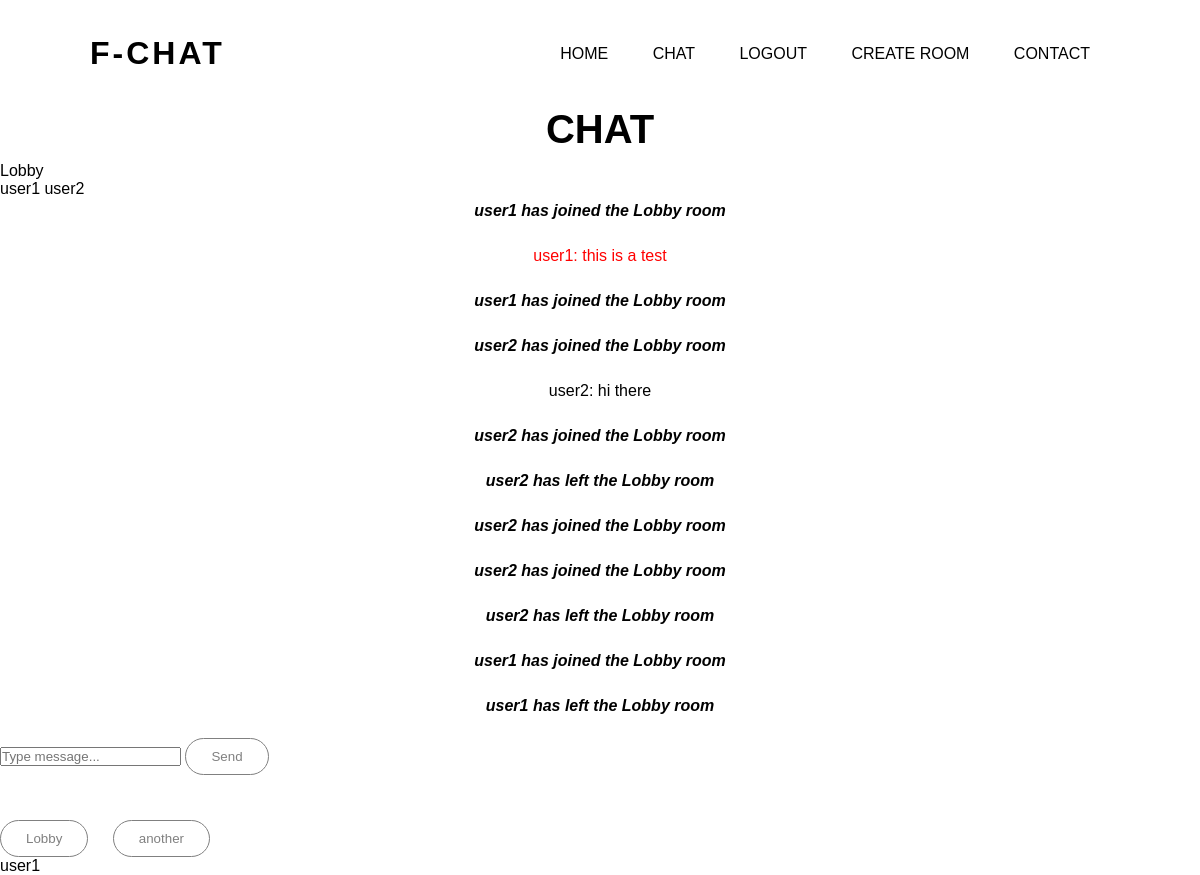
Page /chat (signed in) on the earlier database version.
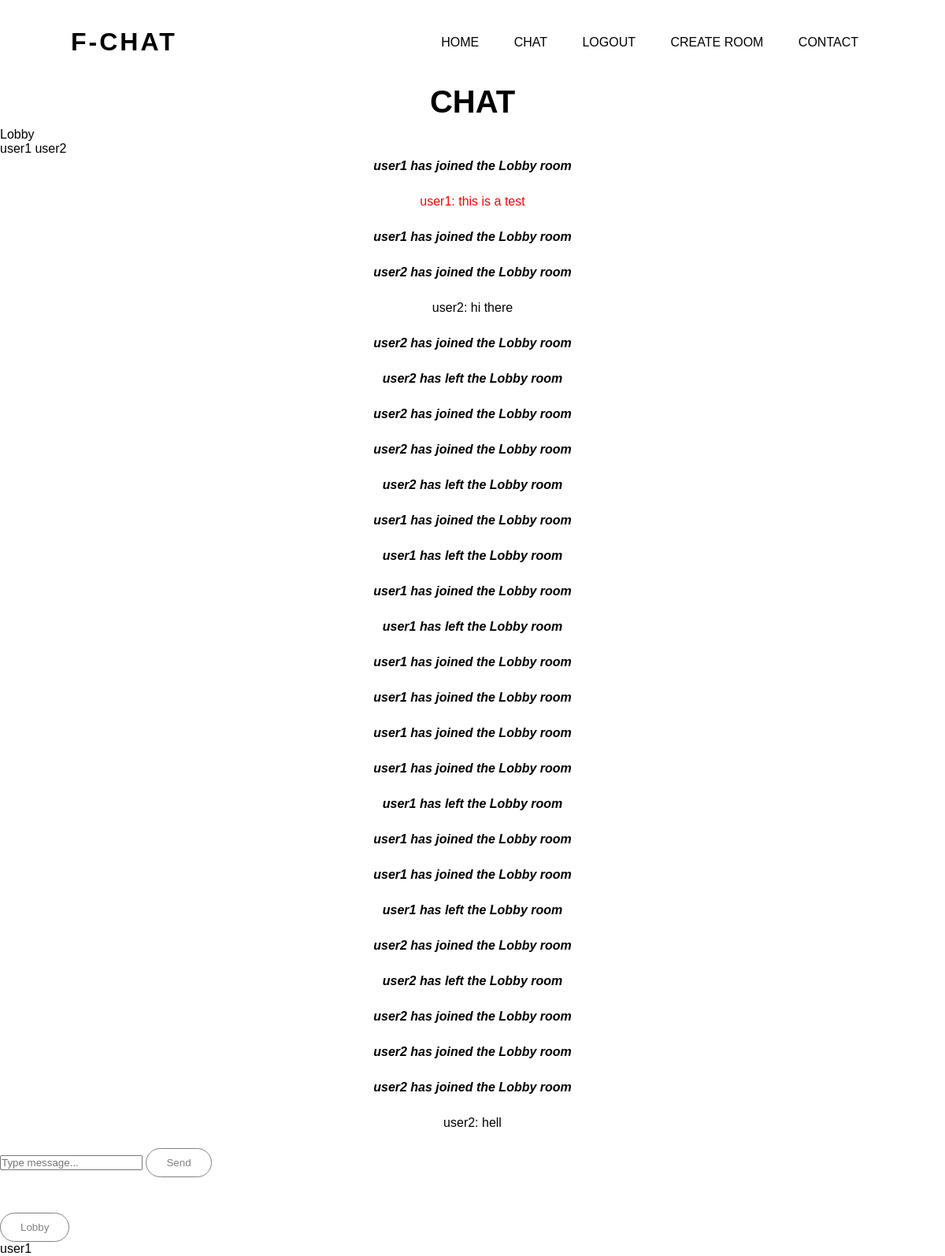
Same page on the later database version.
### app/models.py (models this page shows)
class Room(db.Model, UserMixin):
    id = db.Column(db.Integer, primary_key=True)
    room_name = db.Column(db.String(100))
    owner = db.Column(db.String(10))
    messages = db.relationship('Message')

class User(db.Model, UserMixin):
    id = db.Column(db.Integer, primary_key=True)
    username = db.Column(db.String(80))
    email = db.Column(db.String(100))
    password = db.Column(db.String(200))
    authored_messages = db.relationship('Message')
    rooms = db.relationship('Room', secondary=room_members, backref=db.backref('members', lazy='dynamic'))

class Message(db.Model, UserMixin):
    id = db.Column(db.Integer, primary_key=True)
    room_id = db.Column(db.Integer, db.ForeignKey('room.id'))
    author = db.Column(db.String(80), db.ForeignKey('user.username'))
    content = db.Column(db.String(500))
    receivers = db.relationship('User', secondary=message_receivers, backref=db.backref('messages', lazy='dynamic'))
    is_system_message = db.Column(db.Boolean, default=False)

### app/views.py (the view)
@views.route("/chat", methods=["GET", "POST"])
def chat():
    lobby_room =  Room.query.filter_by(room_name="Lobby").first()
    if not lobby_room:
        lobby_room = Room(room_name="Lobby")
        db.session.add(lobby_room)
        for user in User.query.all():
            lobby_room.members.append(user)
        db.session.commit()
    if current_user not in lobby_room.members:
        lobby_room.members.append(current_user)
        db.session.commit()
    print(current_user.authored_messages)
    for message in current_user.messages:
        print(message)
    return render_template("chat.html", user=current_user, rooms=current_user.rooms, current_room=Room.query.filter_by(room_name=session["current_room"]).first())

### app/__init__.py (called while the page is built)
def create_app():
    app.config["SECRET_KEY"] = "secret!"
    app.config["SESSION_TYPE"] = "filesystem"
    app.config["SQLALCHEMY_DATABASE_URI"] = f"sqlite:///{DB_NAME}"
    login_manager = LoginManager()
    login_manager.init_app(app)
    Session(app)
    @login_manager.user_loader
    def load_user(id):
        return User.query.get(int(id))
    db.init_app(app)
    from .application import socketio
    from .views import views
    from .auth import auth
    app.register_blueprint(views, url_prefix="/")
    app.register_blueprint(auth, url_prefix="/")
    create_database(app)
    return socketio, app

### app/templates/chat.html (shortened to what this page needs)
{% extends "base.html" %} {% block title %} Chat {% endblock %}
{% from 'field-macro.html' import displayField %}
{% block content %}
<h1 class="chat-heading">Chat</h1>
<head>
</head>
<div class="container">
        <div style="color: black;" id="current_room">{{current_room.room_name}}</div>
        <div style="color: black;" id="display-room-user">
            {% for user in current_room.members%}
                {{user.username}}
            {% endfor %}
        </div>
        <div style="color: black;" id="display-message-section">
            {% for message in current_room.messages %}
                {% if message in user.messages %}
                    {% if message.is_system_message %}
                        <p><i><b>{{ message.content }}</b></i></p>
                    {% else %}
                        {% if message.author == user.username %}
                            <p style="color: red;">{{ message.author }}: {{ message.content }}</p>
                        {% else %}
                            <p>{{ message.author }}: {{ message.content }}</p>
                        {% endif %}
                    {% endif %}
                {% endif %}
            {% endfor %}
        </div>
        <div id="input-area">
            <input type="text" id="user_message" placeholder="Type message..." autocomplete="off">
            <button class="send-button" type="button" id="send_message">Send</button>
        </div>
        <div id="room-section">
            <p style="color: white;" >Rooms</p>
            {% for room in rooms %}
                {% if room.owner == user.username %}
                    <button style="color: red;" class="select-room" type="button">{{room.room_name}}</button>
                    <button onclick="deleteRoom('{{room.room_name}}')">X</button>
                {% else %}
                    <button class="select-room" type="button">{{room.room_name}}</button>
                {% endif %}
            {% endfor %}
        </div>
        <div style="color: black;" id="get-username">{{user.username}}</div>
</div>
{% endblock %}

### app/templates/base.html (shortened to what this page needs)
<!DOCTYPE html>
<html lang="en">
    <head>
        <link rel="stylesheet" href="../static/css/style.css">
        <link rel="stylesheet" href="../static/css/all.min.css">
    </head>
    <body>
        <div class="hero">
            <div class="navbar">
                <h1 class="logo">F-CHAT</h1>
                <ul id="nav-links">
                    <li><a href="/">Home</a></li>
                    {% if user.is_authenticated%}
                          <li><a href="/chat">Chat</a></li>
                          <li><a href="/logout">Logout</a></li>
                          <li><a href="/create-room">Create room</a></li>
                    {% else %}
                        <li><a href="/login">Login</a></li>
                        <li><a href="/sign-up">Sign up</a></li>
                    {% endif %}
                    <li><a href="#">Contact</a></li>
                </ul>
            </div>
            <div class="content">
                {% block content %} {% endblock %}
            </div>
        </div>
    </body>
</html>

### app/static/css/style.css (style rules this page uses)
* { margin: 0; padding: 0; font-family: sans-serif; }
.hero { width: 100%; height: 100vh; }
.navbar { width: 85%; margin: auto; padding: 35px 0; display: flex; align-items: center; justify-content: space-between; }
.navbar ul li { list-style: none; display: inline-block; margin: 0 20px; position: relative; }
.navbar ul li a { text-decoration: none; color: black; text-transform: uppercase; }
.navbar ul li::after { content: ''; height: 3px; width: 0; background: rgba(255, 200, 100); position: absolute; left: 0; bottom: -10px; transition: 0.5s; }
.logo { color: black; letter-spacing: 3px; cursor: pointer; }
.content h1 { font-size: 40px; text-align: center; text-transform: uppercase; padding-bottom: 10px; }
.content p { margin-bottom: 20px; font-weight: 100; line-height: 25px; text-align: center; }
button { margin-right: 20px; color: rgba(128,128,128); padding: 10px 25px; background: transparent; border: 1px solid; border-radius: 20px; outline: none; cursor: pointer; transition: 0.5s; }

Differences in the rows shown:
removed Room: room_name "another"
added Message: content "user1 has joined the Lobby room"
added Message: content "user1 has left the Lobby room"
added Message: content "user1 has joined the Lobby room"
added Message: content "user1 has joined the Lobby room"
added Message: content "user1 has joined the Lobby room"
added Message: content "user1 has joined the Lobby room"
added Message: content "user1 has left the Lobby room"
added Message: content "user1 has joined the Lobby room"
added Message: content "user1 has joined the Lobby room"
added Message: content "user1 has left the Lobby room"
added Message: content "user2 has joined the Lobby room"
added Message: content "user2 has left the Lobby room"
added Message: content "user2 has joined the Lobby room"
added Message: content "user2 has joined the Lobby room"
added Message: content "user2 has joined the Lobby room"
added Message: author "user2", content "hell"
